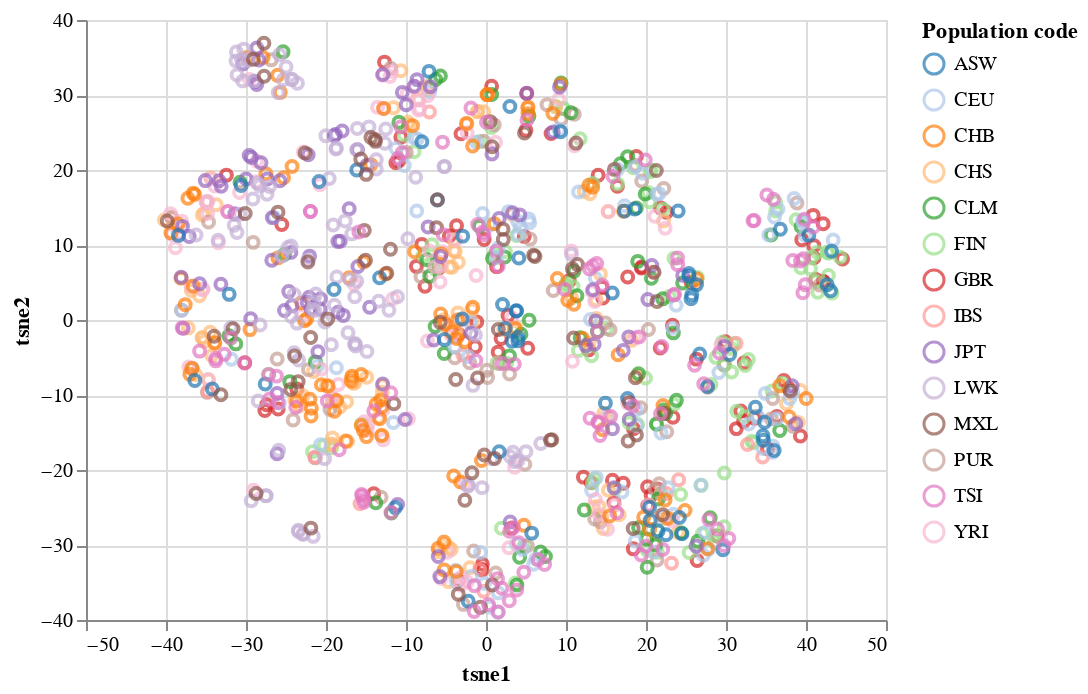

The code cell stored with this chart in its notebook:
### Code cell
alt.Chart(df_plot).mark_point().encode(
    x='tsne1',
    y='tsne2',
    color=alt.Color('Population code', scale=alt.Scale(scheme='category20'))
)

### Figure 1 — Vega-Lite specification as saved in the notebook (floating-point values rounded to 4 significant figures; data arrays with more than 128 entries replaced by an {"elided": "..."} marker saying what was removed)
{"config": {"view": {"continuousWidth": 400, "continuousHeight": 300}}, "data": {"name": "data-88a2c47494f3723645dfdb6c002a9efd"}, "mark": "point", "encoding": {"color": {"field": "Population code", "scale": {"scheme": "category20"}, "type": "nominal"}, "x": {"field": "tsne1", "type": "quantitative"}, "y": {"field": "tsne2", "type": "quantitative"}}, "$schema": "https://vega.github.io/schema/vega-lite/v4.17.0.json", "datasets": {"data-88a2c47494f3723645dfdb6c002a9efd": {"elided": "1092 records"}}}
